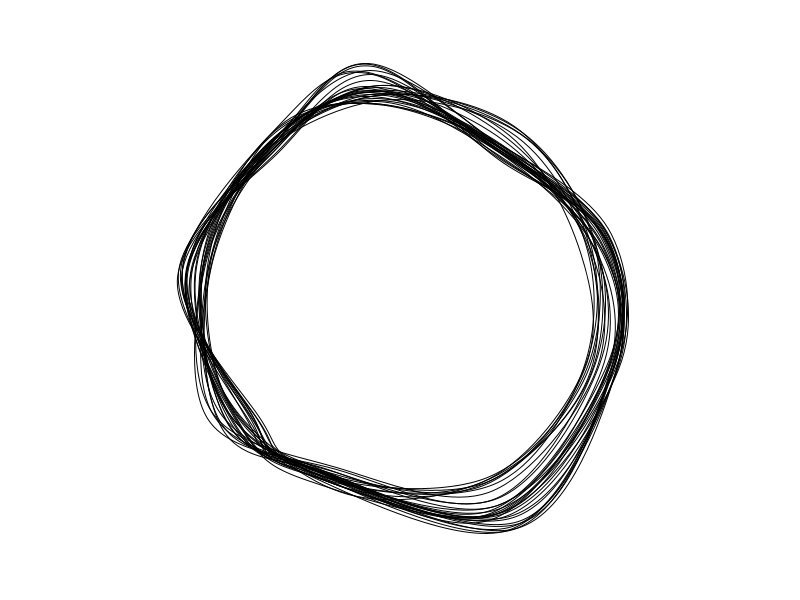
Frame 1 (no input)
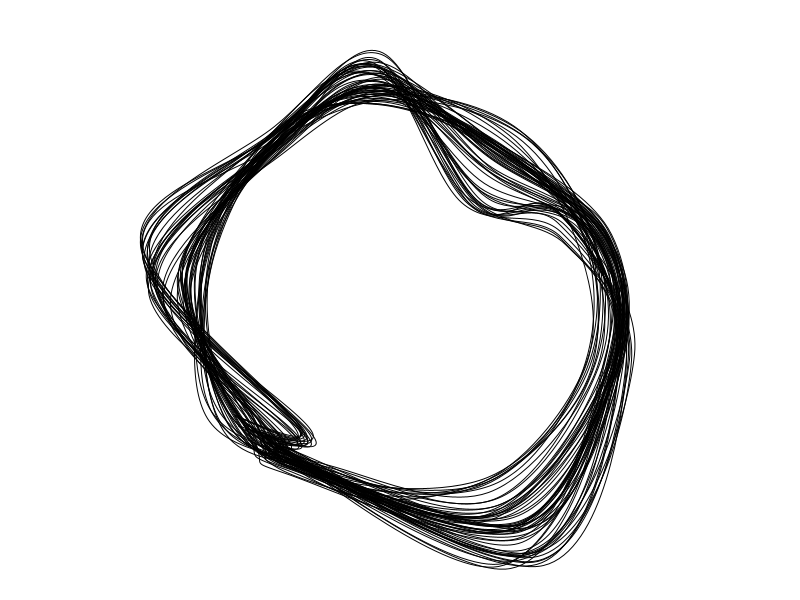
Frame 2 (the mouse pressed at the canvas centre, redrawn once)

The Processing sketch that drew these frames (run headless with seeded random() and noise(); the mouse was pressed at the canvas centre and the sketch redrawn once):

// Processing sketch: sketch_12_PolygonScribble
// ── sketch_12_PolygonScribble.pde
// Polygon Scribble

int sides = 9; // number of polygon sides
float[] x = new float[sides];
float[] y = new float[sides];

float variance = 8; // strength of polygon variation
int iterations = 30; // amount of times program runs
int radius = 200; // initial radius

void setup() {
  size(800, 600);
  float angle = radians(360/float(sides));

  for (int i=0; i < sides; i++) { // coordinates of polygon
    x[i] = cos(angle*i+50) * radius;
    y[i] = sin(angle*i+50) * radius;
  }

  stroke(0);
  strokeWeight(1);
  background(255);
  noFill();
  noLoop();
}

void draw() {
  for (int a=0; a < iterations; a++) { // array of polygon coordinates
    for (int i=0; i < sides; i++) {
      x[i] += random(-variance, variance);
      y[i] += random(-variance, variance);
    }

    beginShape(); // draw polygon shape
    curveVertex(x[sides-1]+width/2, y[sides-1]+height/2);
    for (int i=0; i < sides; i++) {
      curveVertex(x[i]+width/2, y[i]+height/2);
    }
    curveVertex(x[0]+width/2, y[0]+height/2);
    curveVertex(x[1]+width/2, y[1]+height/2);
    endShape();
  }
}
